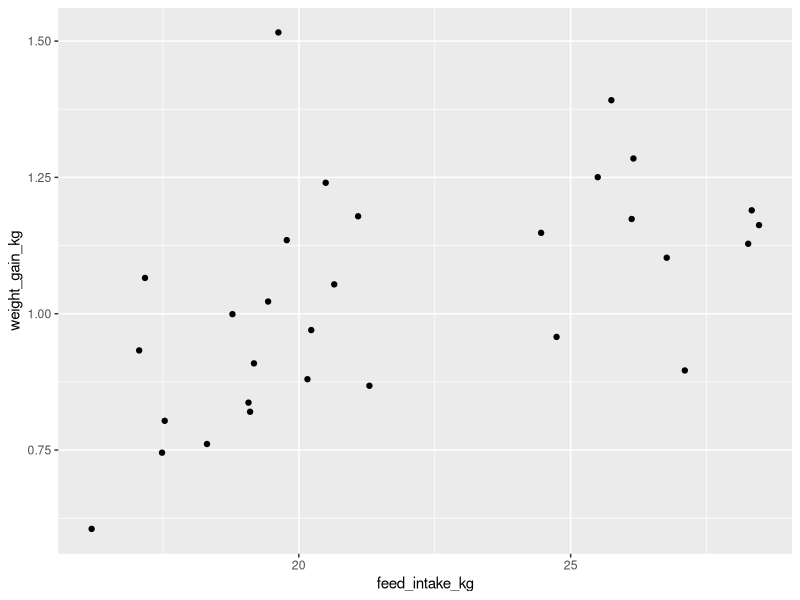
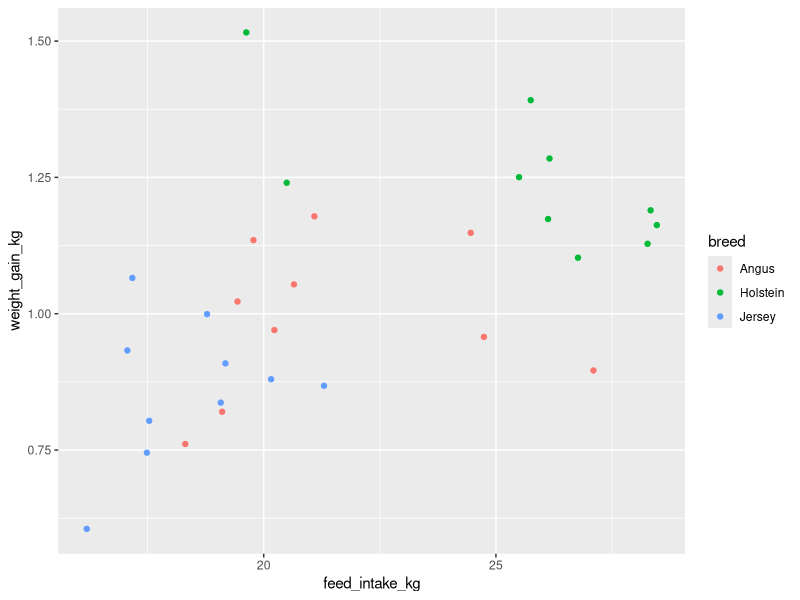
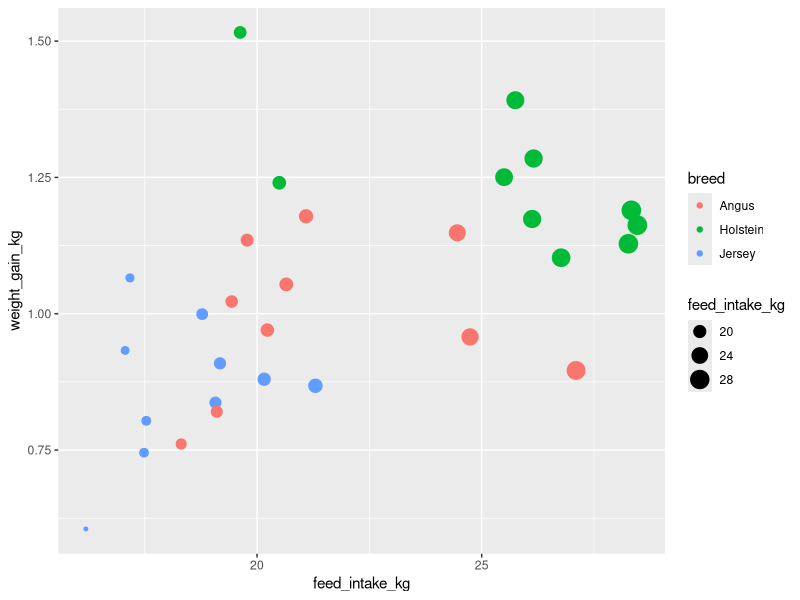
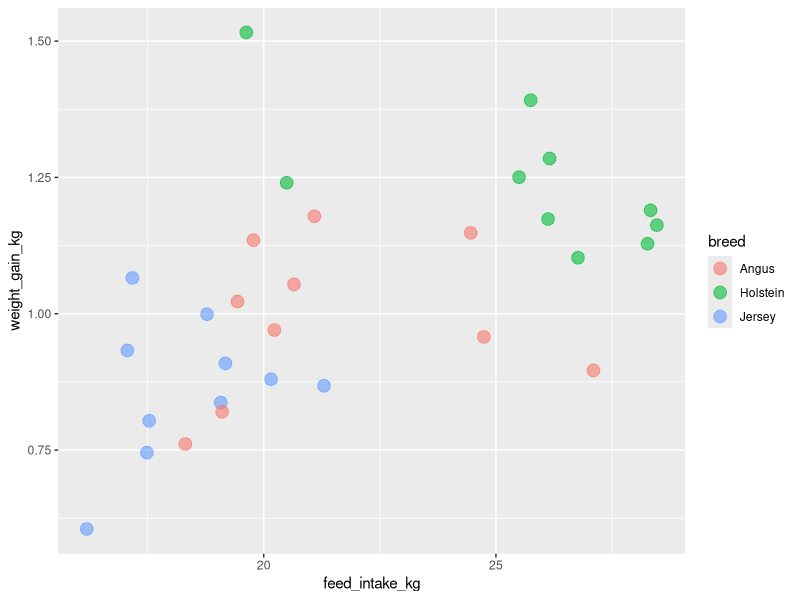
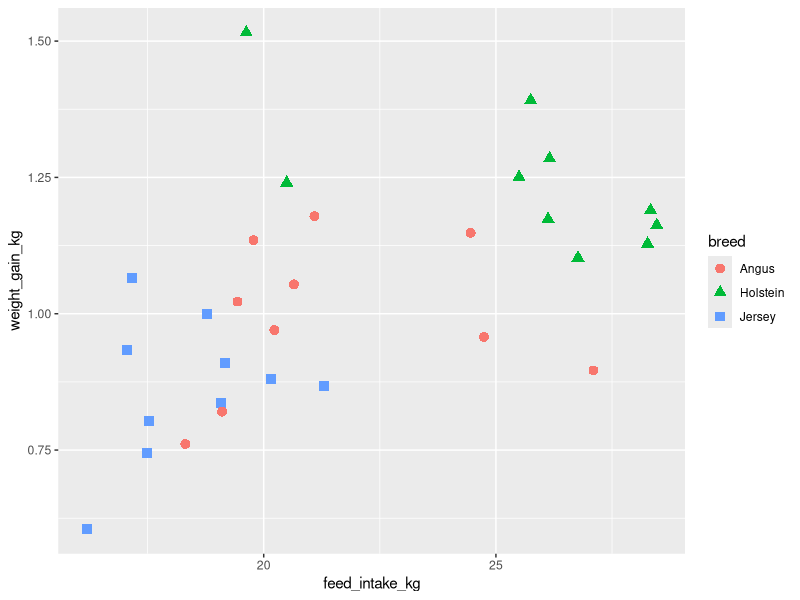
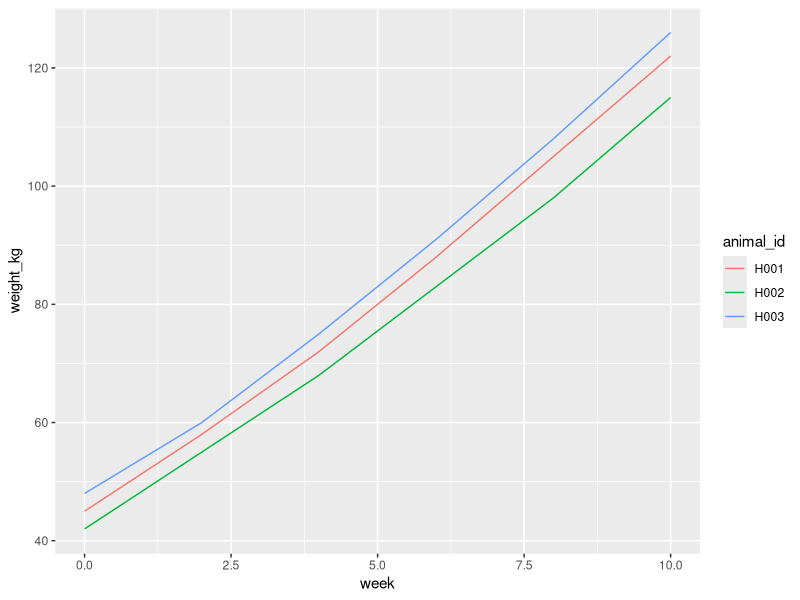
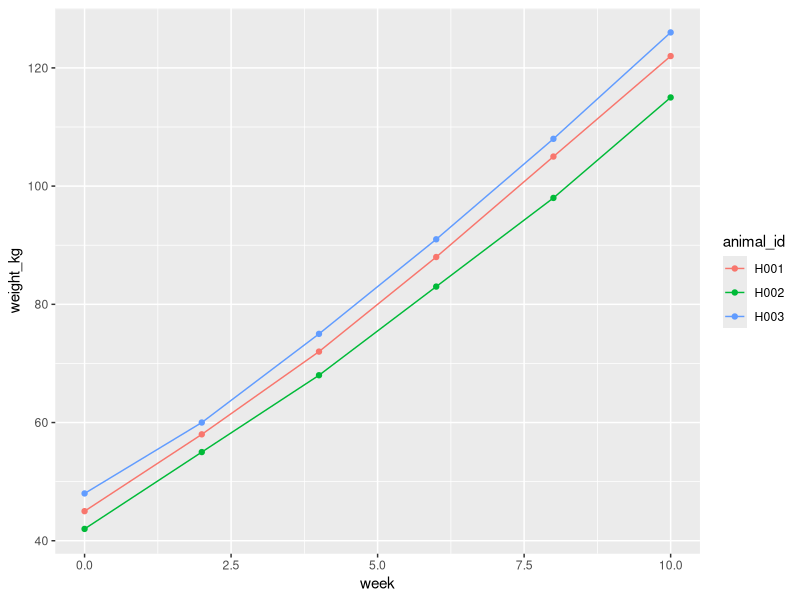
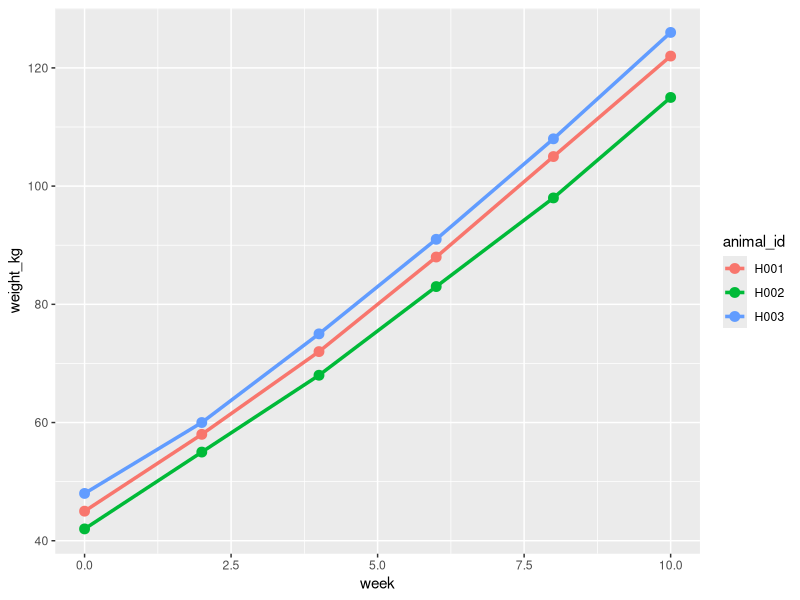

Write R code to recreate these figures, in order.
## ---- chunk 1
#| eval: true
#| echo: true
#| message: false

library(tidyverse)  # Includes ggplot2, dplyr, etc.
## ---- chunk 2
#| eval: true
#| echo: true

# Create example cattle data
cattle <- tibble(
  animal_id = paste0("C", 1001:1030),
  breed = rep(c("Holstein", "Jersey", "Angus"), each = 10),
  feed_intake_kg = c(
    rnorm(10, mean = 25, sd = 3),  # Holstein
    rnorm(10, mean = 18, sd = 2),  # Jersey
    rnorm(10, mean = 22, sd = 2.5) # Angus
  ),
  weight_gain_kg = c(
    rnorm(10, mean = 1.2, sd = 0.15),  # Holstein
    rnorm(10, mean = 0.8, sd = 0.12),  # Jersey
    rnorm(10, mean = 1.0, sd = 0.13)   # Angus
  )
)

# View first few rows
head(cattle)

# Create basic scatter plot
ggplot(cattle, aes(x = feed_intake_kg, y = weight_gain_kg)) +
  geom_point()
## ---- chunk 3
#| eval: true
#| echo: true

ggplot(cattle, aes(x = feed_intake_kg, y = weight_gain_kg, color = breed)) +
  geom_point()
## ---- chunk 4
#| eval: true
#| echo: true

# Map size to feed intake (redundant with x, but demonstrates the concept)
ggplot(cattle, aes(x = feed_intake_kg, y = weight_gain_kg,
                   color = breed, size = feed_intake_kg)) +
  geom_point()
## ---- chunk 5
#| eval: true
#| echo: true

# Make all points larger and semi-transparent
ggplot(cattle, aes(x = feed_intake_kg, y = weight_gain_kg, color = breed)) +
  geom_point(size = 4, alpha = 0.6)
## ---- chunk 6
#| eval: true
#| echo: true

# Map shape to breed (in addition to color)
ggplot(cattle, aes(x = feed_intake_kg, y = weight_gain_kg,
                   color = breed, shape = breed)) +
  geom_point(size = 3)
## ---- chunk 7
#| eval: true
#| echo: true

# Create growth data for individual animals over time
growth <- tibble(
  animal_id = rep(c("H001", "H002", "H003"), each = 6),
  week = rep(c(0, 2, 4, 6, 8, 10), times = 3),
  weight_kg = c(
    c(45, 58, 72, 88, 105, 122),  # H001
    c(42, 55, 68, 83, 98, 115),   # H002
    c(48, 60, 75, 91, 108, 126)   # H003
  )
)

growth

# Create line plot
ggplot(growth, aes(x = week, y = weight_kg, color = animal_id)) +
  geom_line()
## ---- chunk 8
#| eval: true
#| echo: true

ggplot(growth, aes(x = week, y = weight_kg, color = animal_id)) +
  geom_line() +
  geom_point()
## ---- chunk 9
#| eval: true
#| echo: true

# Thicker lines with different line types
ggplot(growth, aes(x = week, y = weight_kg, color = animal_id)) +
  geom_line(linewidth = 1.2) +
  geom_point(size = 3)
## ---- chunk 10
#| eval: true
#| echo: true

# Average milk production by breed (already summarized)
milk_production <- tibble(
  breed = c("Holstein", "Jersey", "Guernsey", "Brown Swiss"),
  avg_liters_per_day = c(35, 24, 28, 30)
)

milk_production

# Create bar chart
ggplot(milk_production, aes(x = breed, y = avg_liters_per_day)) +
  geom_col()
## ---- chunk 11
#| eval: true
#| echo: true

# Create dataset with individual animals
animals <- tibble(
  breed = sample(c("Holstein", "Jersey", "Angus"), size = 100, replace = TRUE)
)

# Count animals per breed automatically
ggplot(animals, aes(x = breed)) +
  geom_bar()
## ---- chunk 12
#| eval: true
#| echo: true

# Color bars by breed
ggplot(milk_production, aes(x = breed, y = avg_liters_per_day, fill = breed)) +
  geom_col()
## ---- chunk 13
#| eval: true
#| echo: true

# Create data with two categorical variables
feed_trial <- tibble(
  breed = rep(c("Holstein", "Jersey"), each = 3),
  feed_type = rep(c("A", "B", "C"), times = 2),
  avg_gain_kg = c(1.2, 1.4, 1.1, 0.9, 1.0, 0.8)
)

feed_trial

# Grouped bars
ggplot(feed_trial, aes(x = breed, y = avg_gain_kg, fill = feed_type)) +
  geom_col(position = "dodge")

# Stacked bars (default)
ggplot(feed_trial, aes(x = breed, y = avg_gain_kg, fill = feed_type)) +
  geom_col()
## ---- chunk 14
#| eval: true
#| echo: true

# Use coord_flip() for horizontal bars
ggplot(milk_production, aes(x = breed, y = avg_liters_per_day)) +
  geom_col() +
  coord_flip()
## ---- chunk 15
#| eval: true
#| echo: true

# Create birth weight data
birth_weights <- tibble(
  calf_id = 1:200,
  birth_weight_kg = rnorm(200, mean = 40, sd = 5)
)

# Create histogram
ggplot(birth_weights, aes(x = birth_weight_kg)) +
  geom_histogram()
## ---- chunk 16
#| eval: true
#| echo: true

# Wider bins (3 kg)
ggplot(birth_weights, aes(x = birth_weight_kg)) +
  geom_histogram(binwidth = 3, fill = "steelblue", color = "white")
## ---- chunk 17
#| eval: true
#| echo: true

# Create breed data with different distributions
set.seed(123)
breeds_vec <- sample(c("Holstein", "Jersey"), size = 200, replace = TRUE, prob = c(0.5, 0.5))

birth_weights_breed <- tibble(
  breed = breeds_vec,
  birth_weight_kg = ifelse(
    breed == "Holstein",
    rnorm(sum(breed == "Holstein"), mean = 42, sd = 5),
    rnorm(sum(breed == "Jersey"), mean = 37, sd = 4)
  )
)

# Overlapping histograms
ggplot(birth_weights_breed, aes(x = birth_weight_kg, fill = breed)) +
  geom_histogram(binwidth = 2, alpha = 0.6, position = "identity")
## ---- chunk 18
#| eval: true
#| echo: true

# Create data for different treatment groups
treatments <- tibble(
  treatment = rep(c("Control", "Drug A", "Drug B", "Drug C"), each = 25),
  weight_gain_kg = c(
    rnorm(25, mean = 50, sd = 8),   # Control
    rnorm(25, mean = 58, sd = 7),   # Drug A
    rnorm(25, mean = 62, sd = 9),   # Drug B
    rnorm(25, mean = 55, sd = 6)    # Drug C
  )
)

# Create box plot
ggplot(treatments, aes(x = treatment, y = weight_gain_kg)) +
  geom_boxplot()
## ---- chunk 19
#| eval: true
#| echo: true

ggplot(treatments, aes(x = treatment, y = weight_gain_kg, fill = treatment)) +
  geom_boxplot()
## ---- chunk 20
#| eval: true
#| echo: true

# Add jittered points
ggplot(treatments, aes(x = treatment, y = weight_gain_kg, fill = treatment)) +
  geom_boxplot(alpha = 0.7) +
  geom_jitter(width = 0.2, alpha = 0.5)
## ---- chunk 21
#| eval: true
#| echo: true

ggplot(treatments, aes(x = treatment, y = weight_gain_kg, fill = treatment)) +
  geom_violin()
## ---- chunk 22
#| eval: true
#| echo: true

ggplot(treatments, aes(x = treatment, y = weight_gain_kg, fill = treatment)) +
  geom_violin(alpha = 0.5) +
  geom_boxplot(width = 0.2, fill = "white")
## ---- chunk 23
#| eval: true
#| echo: true

ggplot(treatments, aes(x = treatment, y = weight_gain_kg, fill = treatment)) +
  geom_violin(alpha = 0.5) +
  geom_jitter(width = 0.1, alpha = 0.3, size = 1)
## ---- chunk 24
#| eval: true
#| echo: true

# Create data with both variable types
mixed_data <- tibble(
  group = rep(c("A", "B", "C"), each = 20),  # Discrete
  score = rnorm(60, mean = 100, sd = 15),    # Continuous
  intensity = rep(1:20, times = 3)           # Continuous
)

# Color by discrete variable (gets distinct colors)
ggplot(mixed_data, aes(x = intensity, y = score, color = group)) +
  geom_point(size = 3)

# Color by continuous variable (gets gradient)
ggplot(mixed_data, aes(x = intensity, y = score, color = intensity)) +
  geom_point(size = 3)
## ---- chunk 25
#| eval: true
#| echo: true

# Create sample data
growth_rate <- tibble(
  animal_id = 1:30,
  weight_kg = runif(30, min = 400, max = 700),
  gain_per_day_kg = runif(30, min = 0.8, max = 1.5)
)

# Modify axis limits and breaks
ggplot(growth_rate, aes(x = weight_kg, y = gain_per_day_kg)) +
  geom_point() +
  scale_x_continuous(limits = c(350, 750), breaks = seq(350, 750, by = 100)) +
  scale_y_continuous(limits = c(0, 2), breaks = seq(0, 2, by = 0.5))
## ---- chunk 26
#| eval: true
#| echo: true

# Data with exponential relationship
bacteria <- tibble(
  time_hours = 0:24,
  count = 100 * 2^(0:24 / 4)  # Exponential growth
)

# Regular scale (hard to see early values)
ggplot(bacteria, aes(x = time_hours, y = count)) +
  geom_line() +
  geom_point()

# Log scale (easier to see pattern)
ggplot(bacteria, aes(x = time_hours, y = count)) +
  geom_line() +
  geom_point() +
  scale_y_log10()
## ---- chunk 27
#| eval: true
#| echo: true

# Specify custom colors
ggplot(cattle, aes(x = feed_intake_kg, y = weight_gain_kg, color = breed)) +
  geom_point(size = 3) +
  scale_color_manual(values = c("Holstein" = "blue",
                                  "Jersey" = "orange",
                                  "Angus" = "darkred"))
## ---- chunk 28
#| eval: true
#| echo: true

# Use ColorBrewer palette (colorblind-friendly)
ggplot(cattle, aes(x = feed_intake_kg, y = weight_gain_kg, color = breed)) +
  geom_point(size = 3) +
  scale_color_brewer(palette = "Set1")
## ---- chunk 29
#| eval: true
#| echo: true

ggplot(cattle, aes(x = feed_intake_kg, y = weight_gain_kg, color = breed)) +
  geom_point(size = 3) +
  labs(
    title = "Relationship Between Feed Intake and Weight Gain",
    subtitle = "Data from 30 cattle across three breeds",
    x = "Daily Feed Intake (kg)",
    y = "Daily Weight Gain (kg)",
    color = "Breed",
    caption = "Source: Fictional farm data (2024)"
  )
## ---- chunk 30
#| eval: true
#| echo: true

# Create base plot
p <- ggplot(cattle, aes(x = feed_intake_kg, y = weight_gain_kg, color = breed)) +
  geom_point(size = 3) +
  labs(title = "Feed Intake vs Weight Gain")

# Default theme (theme_gray)
p

# theme_minimal() - Clean and modern
p + theme_minimal()

# theme_classic() - No grid lines
p + theme_classic()

# theme_bw() - Black and white
p + theme_bw()

# theme_light() - Light gray grid
p + theme_light()
## ---- chunk 31
#| eval: true
#| echo: true

ggplot(cattle, aes(x = feed_intake_kg, y = weight_gain_kg, color = breed)) +
  geom_point(size = 3) +
  labs(title = "Feed Intake vs Weight Gain") +
  theme_minimal() +
  theme(
    plot.title = element_text(size = 16, face = "bold"),
    axis.title = element_text(size = 12),
    legend.position = "bottom"
  )
## ---- chunk 32
#| eval: true
#| echo: true

# Zoom in on a specific region
ggplot(cattle, aes(x = feed_intake_kg, y = weight_gain_kg, color = breed)) +
  geom_point(size = 3) +
  coord_cartesian(xlim = c(18, 26), ylim = c(0.8, 1.2))
## ---- chunk 33
#| eval: true
#| echo: true

ggplot(milk_production, aes(x = breed, y = avg_liters_per_day)) +
  geom_col(fill = "steelblue") +
  coord_flip()
## ---- chunk 34
#| eval: true
#| echo: true

# Without fixed aspect ratio
ggplot(cattle, aes(x = feed_intake_kg, y = weight_gain_kg)) +
  geom_point()

# With fixed aspect ratio
ggplot(cattle, aes(x = feed_intake_kg, y = weight_gain_kg)) +
  geom_point() +
  coord_fixed(ratio = 20)  # 20 kg of feed = 1 kg weight gain visually
